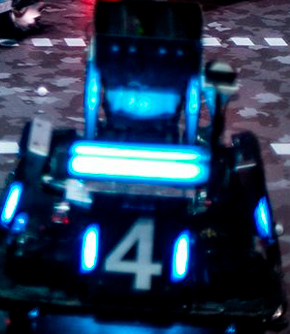
#> input picture 4thresh/light1.jpg, 290 x 334 px
$ python thresh.py
#> lines starting #> are read from the running program, lines starting #| are printed output that depends on the picture; after the words box and inside, x2 and y2 are one past the last pixel; in counts of white or black regions, pixels touching at a corner belong together
import cv2
import matplotlib.pyplot as plt

img = cv2.imread('light1.jpg',0) #直接读为灰度图像
#> img: shape (334, 290); min 0, max 255, mean 57.1
#简单阈值
ret,thresh1 = cv2.threshold(img,130,255,cv2.THRESH_BINARY) #黑白二值
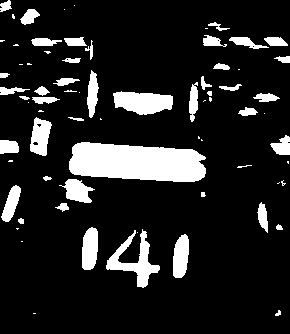
#> thresh1: shape (334, 290); 13.7% white; 72 white regions (28 under 20 px), largest, box (x1, y1, x2, y2) and area: (69, 142, 206, 182) 4358, (106, 229, 160, 288) 1088, (113, 91, 173, 115) 1054
ret,thresh2 = cv2.threshold(img,130,255,cv2.THRESH_BINARY_INV) #黑白二值反转
ret,thresh3 = cv2.threshold(img,130,255,cv2.THRESH_TRUNC) #多像素值
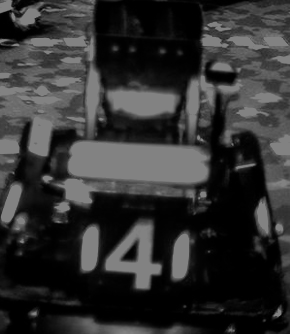
#> thresh3: shape (334, 290); min 0, max 130, mean 48.9
ret,thresh4 = cv2.threshold(img,130,255,cv2.THRESH_TOZERO) #
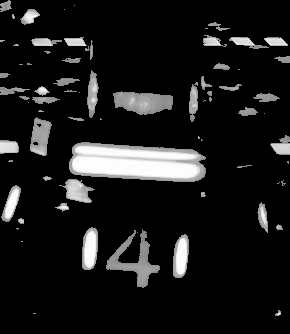
#> thresh4: shape (334, 290); min 0, max 255, mean 26
ret,thresh5 = cv2.threshold(img,130,255,cv2.THRESH_TOZERO_INV)
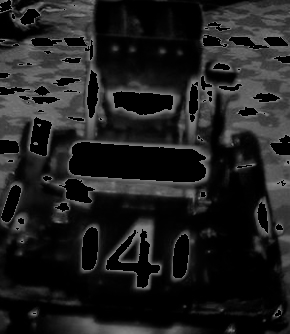
#> thresh5: shape (334, 290); min 0, max 130, mean 31.1
titles = ['img','BINARY','BINARY_INV','TRUNC','TOZERO','TOZERO_INV']
images = [img,thresh1,thresh2,thresh3,thresh4,thresh5]
for i in range(6):
    plt.subplot(2,3,i+1),plt.imshow(images[i],'gray')
    plt.title(titles[i])
    plt.xticks([]),plt.yticks([])
#plt.show()

#自适应阈值
ret,th1 = cv2.threshold(img,127,255,cv2.THRESH_BINARY)
#> th1: shape (334, 290); 14.2% white; 76 white regions (31 under 20 px), largest, box (x1, y1, x2, y2) and area: (69, 142, 207, 182) 4393, (106, 227, 160, 288) 1207, (112, 91, 174, 115) 1094
th2 = cv2.adaptiveThreshold(img,255,cv2.ADAPTIVE_THRESH_MEAN_C,\
cv2.THRESH_BINARY,11,2) #换行符号 \
#> th2: shape (334, 290); 56% white; 226 black regions (182 under 20 px), largest, box (x1, y1, x2, y2) and area: (0, 0, 290, 334) 36740, (0, 296, 211, 334) 1996, (197, 0, 264, 15) 302
th3 = cv2.adaptiveThreshold(img,255,cv2.ADAPTIVE_THRESH_GAUSSIAN_C,\
cv2.THRESH_BINARY,11,2) #换行符号 \
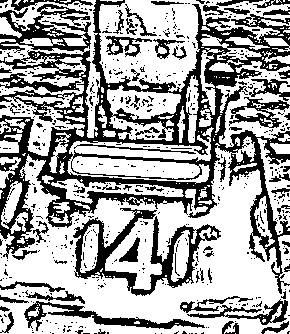
#> th3: shape (334, 290); 64.1% white; 562 black regions (497 under 20 px), largest, box (x1, y1, x2, y2) and area: (0, 0, 290, 294) 21250, (73, 208, 221, 296) 3167, (24, 301, 205, 331) 1318
images = [img,th1,th2,th3]
plt.figure()
for i in range(4):
    plt.subplot(2,2,i+1),plt.imshow(images[i],'gray')
#plt.show()
#Otsu’s二值化
#简单滤波
ret1,th1 = cv2.threshold(img,127,255,cv2.THRESH_BINARY)
#Otsu 滤波
ret2,th2 = cv2.threshold(img,0,255,cv2.THRESH_BINARY+cv2.THRESH_OTSU)
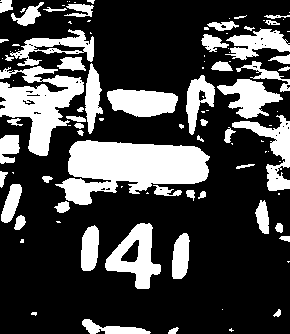
#> th2: shape (334, 290); 27.5% white; 104 white regions (50 under 20 px), largest, box (x1, y1, x2, y2) and area: (55, 140, 210, 205) 6208, (0, 66, 84, 156) 3617, (105, 223, 161, 289) 1754
#> ret2 = 84
plt.figure()
plt.subplot(221),plt.imshow(img,'gray')
plt.subplot(222),plt.hist(img.ravel(),256)#.ravel方法将矩阵转化为一维
plt.subplot(223),plt.imshow(th1,'gray')
plt.subplot(224),plt.imshow(th2,'gray')
#plt.show()
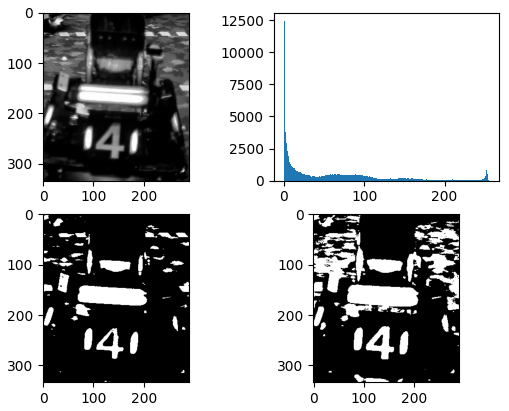
#> figure drawn by matplotlib, 4 panels; panel 2: tallest bar 12465 high, from x = 0 to 0.996
